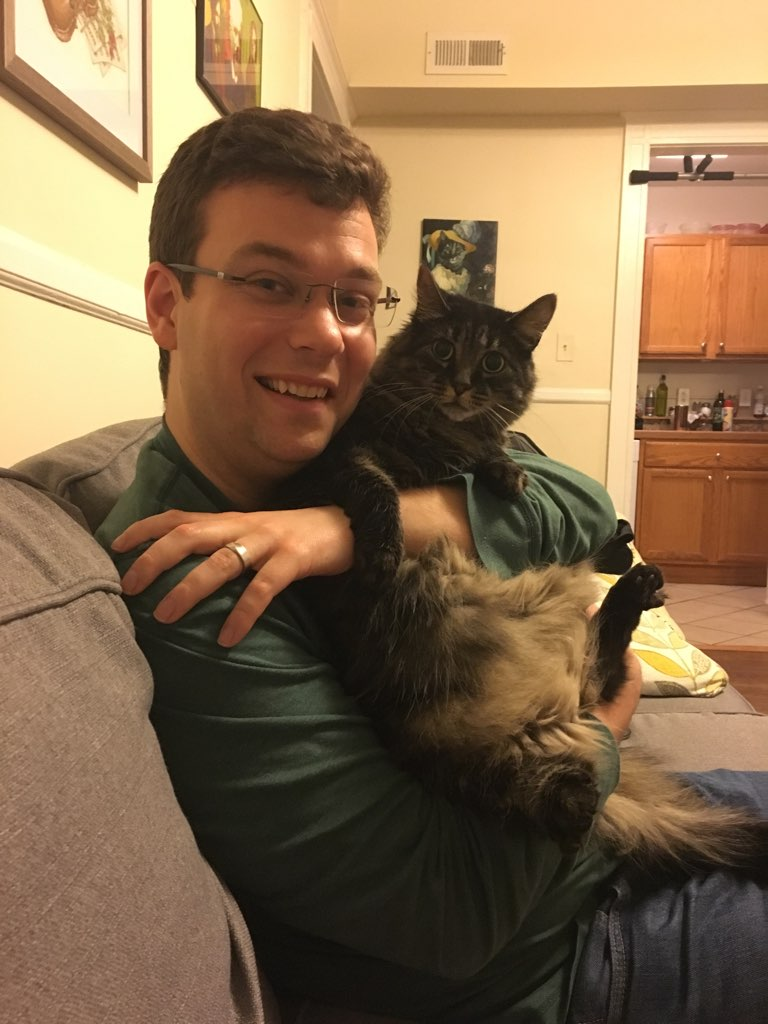
#> input picture melayla.jpg, 768 x 1024 px
$ python SquarePuzzles.py --path melayla.jpg   (older library calls are emulated)
#> lines starting #> are read from the running program, lines starting #| are printed output that depends on the picture; long printed decimals are rounded
### ConnectionLaplacian.py
"""
Programmer: Chris Tralie
Purpose: An implementation of the Connection Laplacian and
local PCA for point clouds in R^d
"""
import numpy as np
import numpy.linalg as linalg
from scipy import sparse
from scipy.sparse.linalg import lsqr, cg, eigsh
import matplotlib.pyplot as plt
from mpl_toolkits.mplot3d import Axes3D
from matplotlib.patches import FancyArrowPatch
from mpl_toolkits.mplot3d import proj3d


"""#####################################################
                VECTOR DIFFUSION MAPS
#####################################################"""


# [101 lines left out: functions getdists_sqr, getGreedyPerm, getLocalPCA, not called in this run]


def getConnectionLaplacian(ws, Os, N, k, weighted=True):
    """
    Given a set of weights and corresponding orientation matrices,
    return k eigenvectors of the connection Laplacian.
    Parameters
    ----------
    ws: ndarray(M, 3)
        An array of weights for each included edge
    Os: M-element list of (ndarray(d, d))
        The corresponding orthogonal transformation matrices
    N: int
        Number of vertices in the graph
    k: int
        Number of eigenvectors to compute
    weighted: boolean
        Whether to normalize by the degree

    Returns
    -------
    w: ndarray(k)
        Array of k eigenvalues
    v: ndarray(N*d, k)
        Array of the corresponding eigenvectors
    """
    d = Os[0].shape[0]
    W = sparse.coo_matrix((ws[:, 2], (ws[:, 0], ws[:, 1])), shape=(N, N)).tocsr()
    ## Step 1: Create D^-1 matrix
    deg = np.array(W.sum(1)).flatten()
    deg[deg == 0] = 1

    ## Step 2: Create S matrix
    I = []
    J = []
    V = []
    Jsoff, Isoff = np.meshgrid(np.arange(d), np.arange(d))
    Jsoff = Jsoff.flatten()
    Isoff = Isoff.flatten()
    for idx in range(ws.shape[0]):
        [i, j, wij] = ws[idx, :]
        i, j = int(i), int(j)
        wijOij = wij*Os[idx]
        if weighted:
            wijOij /= deg[i]
        wijOij = (wijOij.flatten()).tolist()
        I.append((i*d + Isoff).tolist())
        J.append((j*d + Jsoff).tolist())
        V.append(wijOij)
    I, J, V = np.array(I).flatten(), np.array(J).flatten(), np.array(V).flatten()
    S = sparse.coo_matrix((V, (I, J)), shape=(N*d, N*d)).tocsr()
    w, v = eigsh(S, which='LA', k=k)
    # Put largest first
    idx = np.argsort(-w)
    w = w[idx]
    v = v[:, idx]
    return w, v


# [57 lines left out: function getConnectionLaplacianPC, not called in this run]


"""#####################################################
                        EXAMPLES
#####################################################"""

# [94 lines left out: functions testConnectionLaplacianSquareGrid, getTorusKnot, getNDEllipse, not called in this run]


class Arrow3D(FancyArrowPatch):
    def __init__(self, xs, ys, zs, *args, **kwargs):
        FancyArrowPatch.__init__(self, (0,0), (0,0), *args, **kwargs)
        self._verts3d = xs, ys, zs

    # [80 lines left out: functions draw, testConnectionLaplacian3D, testConnectionLaplacian2D, not called in this run]

# [4 lines that do not run on import are left out]

### SquarePuzzles.py
"""
Programmer: Chris Tralie
Purpose: To implement "type 3 puzzles" (square pieces in correct position, up to a rotation)
using the connection Laplacian solution proposed in [1]
[1] "Solving Jigsaw Puzzles by The Graph Connection Laplacian"
    Vahan Huroyan, Gilad Lerman, Hau-Tieng Wu
"""
import numpy as np
import matplotlib.pyplot as plt
import matplotlib.transforms as mtransforms
import scipy.misc
import argparse
from ConnectionLaplacian import *


"""####################################################
    CONSTANTS
#####################################################"""

R90 = np.array([[0, -1], [1, 0]])
RsMod4 = [np.eye(2)]
for i in range(3):
    RsMod4.append(R90.dot(RsMod4[-1]))


"""#####################################################
    LOADING/SAVING AND EXTRACTING/PLOTTING PATCHES
#####################################################"""


def readImage(filename):
    I = scipy.misc.imread(filename)
    I = np.array(I, dtype=np.float32)/255.0
    return I

# [6 lines left out: function writeImage, not called in this run]

def rotateByZMod4(I, g):
    """
    Apply the cyclic group rotation by 90 degree increments
    Parameters
    Parameters
    ----------
    I: ndarray(M, N, 3)
        A color image
    g: int
        Number of CCW increments by which to rotate I
    Returns
    --------
    I: ndarray(M or N, N or M, 3)
        The rotated image
    """
    IRet = np.array(I)
    for i in range(g%4):
        IRet = np.swapaxes(IRet, 0, 1)
        IRet = np.flipud(IRet)
    return IRet

def getPatchesColor(I, d):
    """
    Given an image I, return all of the dim x dim patches in I
    Parameters
    ----------
    Given an image I, return all of the dim x dim patches in I
    Parameters
    ----------
    I: ndarray(M, N, 3)
        An M x N x3 color image array
    d: int
        The dimension of the square patches

    Returns
    -------
    P: ndarray(ceil(M/d), ceil(N/d), d, d, 3)
        Array of all patches
    """
    M = int(np.ceil(float(I.shape[0])/d))
    N = int(np.ceil(float(I.shape[1])/d))
    P = np.zeros((M, N, d, d, 3))
    for i in range(M):
        for j in range(N):
            patch = I[i*d:(i+1)*d, j*d:(j+1)*d, :]
            if patch.shape[0] < d or patch.shape[1] < d:
                p = np.zeros((d, d, 3))
                p[0:patch.shape[0], 0:patch.shape[1], :] = patch
                patch = p
            P[i, j, :, :, :] = patch
    return P

def plotPatches(ax, X, Rs, P, zoom=1):
    """
    Plot patches in specified locations in R2
    with hints from
    https://matplotlib.org/examples/api/demo_affine_image.html

    Parameters
    ----------
    ax : matplotlib axis
        The axis on which to plot the collection of patches
    X : ndarray (N, 2)
        The positions of the center of each patch in R2,
        with each patch occupying [0, 1] x [0, 1]
    Rs : list of ndarray(2, 2)
        Rotation matrices for each patch
    P : ndarray (N, dim, dim, 3)
        An array of all of the patches
    """
    for i in range(P.shape[0]):
        p = P[i, :, :, :]
        im = ax.imshow(p, interpolation='none', extent=(-0.5, 0.5, -0.5, 0.5))
        m = np.eye(3)
        m[0:2, 0:2] = Rs[i]
        m[0:2, 2] = X[i, :]
        trans = mtransforms.Affine2D()
        trans.set_matrix(m)
        im.set_transform(trans + ax.transData)
    ax.set_xlim([np.min(X[:, 0])-1, np.max(X[:, 0])+1])
    ax.set_ylim([np.min(X[:, 1])-1, np.max(X[:, 1])+1])
    ax.set_xticks([])
    ax.set_yticks([])

# [21 lines left out: function testPlottingPieces, not called in this run]

"""#####################################################
    MAHALANOBIS GRADIENT COMPATABILITY (MGC)
    "Jigsaw Puzzles with Pieces of Unknown Orientation"
    by Andrew C. Gallagher
#####################################################"""

DUMMY_DIRS = np.array([ [1, 1, 1], [-1, -1, -1], [0, 0, 1], \
                        [0, 1, 0], [1, 0, 0], [-1, 0, 0], \
                        [0, -1, 0], [0, 0, -1], [0, 0, 0]])

# [48 lines left out: functions getMGCLR, getMGC, not called in this run]

def getRGB(pL, pR):
    """
    Return the summed rgb difference between the boundary of two patches
    Parameters
    ----------
    pL: ndarray(p, p, 3)
        Left color patch
    pR: ndarray(p, p, 3)
        Right color patch
    Returns
    -------
    rgbdiff: float
        Sum of absolute differences between adjacent pixels
        on the boundary of the overlap
    """
    diff = np.array(pL[:, -1, :] - pR[:, 0, :], dtype=float)
    return np.sum(np.abs(diff))

def getAllPairRotationScores(ppL, ppR, evalfn = getMGC):
    """
    Given a patch to the left and a patch to the right,
    compute all scores
    Parameters
    ----------
    pL: ndarray(p, p, 3)
        Left color patch
    pR: ndarray(p, p, 3)
        Right color patch
    evalfn: function(ndarray(p, p, 3), ndarray(p, p, 3))
        A function to compare the similarity of a left patch
        to a right patch
    Returns
    -------
    scores: ndarray(16, 3):
        First column:  The number of 90 degree CCW rotations of the left patch
        Second column: The number of 90 degree CCW rotations of the right patch
        Third column: Score
    """
    pL = np.array(ppL)
    pR = np.array(ppR)
    scores = []
    for rotl in range(4):
        pL = rotateByZMod4(ppL, rotl)
        for rotr in range(4):
            pR = rotateByZMod4(ppR, rotr)
            scores.append([rotl, rotr, evalfn(pL, pR)])
    return np.array(scores)

# [76 lines left out: functions testMGC, testRotationPairs, not called in this run]


"""#####################################################
            Type 3 Puzzles (Rotation Only)
#####################################################"""

def solveType3Puzzle(Ps, ratiocutoff = 1.01, avgweight = 0.5, vote_multiple = False, weighted=False, evalfn=getMGC, vratio=0):
    """
    Solve a type 3 (rotations only) puzzle
    Parameters
    ----------
    Ps: ndarray(M, N, d, d, 3)
        An MxN grid of dxd patches
    ratiocutoff: float
        The cutoff below which to consider two rotation
        scores to be the same
    avgweight: float
        The weight to give an orientation when it's the result
        of averaging several votes
    vote_multiple: boolean
        Whether to vote on multiple orientations for a pair if there
        isn't a clear winner
    weighted: boolean
        Whether to use the weighted connection Laplacian
    evalfn: function(patch left, patch right)
        Function for evaluating similarity of patches
    vratio: float
        The ratio of the second eigenvector to the first eigenvector
        in the weighted sum to determine the direction
    Returns
    -------
    Rsidx: ndarray(M, N)
        The element in Z/4 to apply to each patch to bring it
        into the correct orientation
    Rsidxfloat: ndarray(M, N)
        The relaxed solution for each rotation
    """
    M, N = Ps.shape[0], Ps.shape[1]
    NP = M*N
    ## Step 1: Setup the connection Laplacian
    ws = []
    Os = []
    for i in range(NP):
        if i%25 == 0:
            print("%.3g %s"%(100.0*i/NP, "%"))
        i1, j1 = np.unravel_index(i, (M, N))
        # Look at neighbor directly to the right and
        # directly below.  The others will be filled in
        # by symmetry
        for di, dj in [(0, 1), (1, 0)]:
            i2 = i1+di
            j2 = j1+dj
            if i2 >= M or j2 >= N:
                continue
            j = i2*N+j2
            p1 = np.array(Ps[i1, j1])
            p2 = np.array(Ps[i2, j2])
            if di == 1 and dj == 0:
                # Looking at the neighbor below
                p1 = rotateByZMod4(p1, 1)
                p2 = rotateByZMod4(p2, 1)
            scores = getAllPairRotationScores(p1, p2, evalfn=evalfn)
            idx = np.argsort(scores[:, -1])
            scores = scores[idx, :]
            ratios = np.inf*np.ones(scores.shape[0])
            ratios[0] = 1
            if scores[0, -1] > 0:
                ratios = scores[:, -1]/scores[0, -1]
            scores = scores[ratios < ratiocutoff, :]
            #scores = np.array([[Rsidx[i1][j1], Rsidx[i2][j2]]])
            if scores.shape[0] == 1:
                # One rotation is dominating
                thetai, thetaj = scores[0, 0:2]
                ws.append([i, j, 1.0])
                Os.append(RsMod4[int((thetaj-thetai)%4)])
                # Put in symmetric orientation
                ws.append([j, i, 1.0])
                Os.append(Os[-1].T)
            elif vote_multiple:
                # Need to average several orientations, and make the score lower
                print("%i Competing"%scores.shape[0])
                thetai, thetaj = np.mean(scores[:, 0:2], 0)
                ct = np.cos((np.pi/2)*(thetai-thetaj))
                st = np.cos((np.pi/2)*(thetai-thetaj))
                R1 = np.array([[ct, -st], [st, ct]])
                ws.append([i, j, avgweight])
                Os.append(R1)
                ws.append([j, i, avgweight])
                Os.append(R1.T)
    ws = np.array(ws)

    ## Step 2: Get the top eigenvector of the connection Laplacian and
    ## use this to figure out the rotations
    # Only need to compute the top eigenvector since we know
    # this is a rotation matrix
    w, v = getConnectionLaplacian(ws, Os, NP, 2, weighted=weighted)
    print(w)
    Rsidxfloat = np.zeros((M, N), dtype=float)
    for idx in range(NP):
        i, j = np.unravel_index(idx, (M, N))
        R = v[idx*2:(idx+1)*2, 0:2]
        R = R/np.sqrt(np.sum(R**2, 0)[None, :])
        R = R[:, 0] + vratio*R[:, 1]
        theta = (np.arctan2(R[1], R[0])/(np.pi/2))%4
        Rsidxfloat[i, j] = theta

    ## Step 3: Figure out which of the possible 4 global rotations
    ## brings the pieces into the best alignment
    gmin = 0
    mincost = np.inf
    for g in range(4):
        Rs = np.array(np.mod(np.round(Rsidxfloat + g), 4), dtype=int)
        cost = 0.0
        for i in range(M-1):
            for j in range(N-1):
                # Piece to the right
                p1 = Ps[i, j, :, :, :]
                p2 = Ps[i, j+1, :, :, :]
                ridx = (4-Rs[i, j])%4
                cost += evalfn(rotateByZMod4(p1, ridx), rotateByZMod4(p2, Rs[i, j]))
                # Piece below
                p2 = Ps[i+1, j, :, :, :]
                cost += evalfn(rotateByZMod4(p1, ridx+1), rotateByZMod4(p2, Rs[i, j]+1))
        print("Trying global solution g = %i, cost=%.3g"%(g, cost))
        if cost < mincost:
            mincost = cost
            gmin = g
    print("gmin = %i"%gmin)
    Rsidx = np.array(np.mod(4-np.round(Rsidxfloat + gmin), 4), dtype=int)
    Rsidxfloat = np.mod(-(Rsidxfloat+gmin), 4)
    return Rsidx, Rsidxfloat

def flattenColumnwise(arr):
    ret = []
    for row in arr:
        ret += row
    return ret

# [62 lines left out: function animateType3Solution, not called in this run]

def testType3Puzzle(path, seed = 0, d = 50, animate=False):
    """
    Create a type 3 puzzle from an image and solve it
    Parameters
    ----------
    path: string
        Path to image from which to create the puzzle
    seed: int
        Random seed for making the puzzle
    d: int
        Patch size in the rotation puzzle
    animate: boolean
        If true, save frames for an animation of moving the puzzle pieces.
        If false, output the solution and the comparison of the
        vector field to ground truth to a single frame
    """
    np.random.seed(seed)
    ## Step 1: Setup puzzle
    I = readImage(path)
    Ps = getPatchesColor(I, d)
    M = Ps.shape[0]
    N = Ps.shape[1]
    RsidxGT = np.random.randint(0, 4, (M, N)) #Ground truth rotations
    X, Y = np.meshgrid(np.arange(Ps.shape[1]), np.arange(Ps.shape[0]))
    Y = Ps.shape[0]-Y
    X = np.array([X.flatten(), Y.flatten()])
    X = X.T
    # Now actually rotate the pieces
    RsEye = []
    for i in range(M):
        for j in range(N):
            Ps[i, j, :, :, :] = rotateByZMod4(Ps[i, j, :, :, :], RsidxGT[i, j])
            RsEye.append(np.eye(2))

    ## Step 2: Solve puzzle and count correct pieces
    vratio = 0.0
    plt.figure(figsize=(22, 9))
    RsidxSol, RsidxSolfloat = solveType3Puzzle(Ps, weighted=True, vote_multiple=True, vratio=vratio, evalfn=getRGB)
    RsSol = []
    NCorrect = 0
    guesses = np.zeros((4, 4))
    for i in range(M):
        RsSol.append([])
        for j in range(N):
            ridx = RsidxSol[i, j]
            RsSol[i].append(RsMod4[ridx])
            guesses[RsidxGT[i, j], (4-ridx)%4] += 1
    print(guesses)
    NCorrect = np.sum(np.diag(guesses))

    ## Step 3: Plot Results
    PsFlatten = np.reshape(Ps, (Ps.shape[0]*Ps.shape[1], d, d, 3))
    plt.subplot(131)
    plotPatches(plt.gca(), X, RsEye, PsFlatten)
    plt.title("%i %ix%i Pieces"%(M*N, d, d))
    plt.subplot(133)
    plotPatches(plt.gca(), X, flattenColumnwise(RsSol), PsFlatten)
    plt.title("%i/%i correct"%(NCorrect, M*N))
    plt.subplot(132)
    plt.scatter(X[:, 0], M-X[:, 1])
    ax = plt.gca()
    for i in range(M):
        for j in range(N):
            theta = RsidxSolfloat[i, j] + RsidxGT[i, j]
            v = [0.5*np.cos(np.pi*theta/2), 0.5*np.sin(np.pi*theta/2)]
            c = 'k'
            if not ((RsidxSol[i, j] + RsidxGT[i, j])%4 == 0):
                c = 'r'
            ax.arrow(j, M-i-1, v[0], v[1], head_width=0.1, head_length=0.2, color=c)
    plt.axis('off')
    plt.title("Relaxed Solution vratio=%.3g"%vratio)
    if not animate:
        plt.savefig("%s_%i.png"%(path, d), bbox_inches='tight')

    ## Step 4: Animate if the user wants
    if animate:
        animateType3Solution("%s_%i"%(path, d), Ps, X, RsidxSol, RsidxSolfloat)

if __name__ == '__main__':
    parser = argparse.ArgumentParser()
    parser.add_argument('--path', type=str, required=True, help="Path to image file from which to make the puzzle")
    parser.add_argument('--seed', type=int, default=0, help='Random seed for making the puzzle')
    parser.add_argument('--d', type=int, default=50, help='Dimension of each puzzle piece')
    parser.add_argument('--animate', type=int, default=0, help='Plot the result of fusion')
    opt = parser.parse_args()
    testType3Puzzle(path=opt.path, seed=opt.seed, d=opt.d, animate=bool(opt.animate))
#> in readImage, I is the input picture: shape (1024, 768, 3); mean R, G, B 133.3, 106.9, 76.9
#> after the loop in getPatchesColor, `for i in range(M):`:
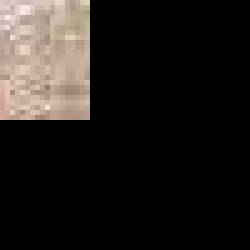
#> p: shape (50, 50, 3) float64 (shown 5 times larger); mean R, G, B 0.0262, 0.0231, 0.0211; drawn with min black and max white
#> the loop in testType3Puzzle, `for i in range(M):` made 21 passes
#> pass 1, in rotateByZMod4 (call 4), `IRet = np.array(I)`:
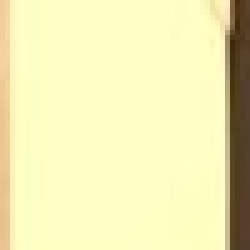
#> IRet: shape (50, 50, 3) float64 (shown 5 times larger); mean of channels 0, 1, 2 0.935, 0.923, 0.707; drawn as R, G, B
#> after the loop in testType3Puzzle, `for i in range(M):`: RsEye = 336 items, first 6: [[1, 0], [0, 1]], [[1, 0], [0, 1]], [[1, 0], [0, 1]], [[1, 0], [0, 1]], [[1, 0], [0, 1]], [[1, 0], [0, 1]]
#> in testType3Puzzle, `vratio = 0.0`: vratio = 0
#> the loop in solveType3Puzzle, `for i in range(NP):` made 336 passes
#> (i1, j1) on passes 1 to 3: (0, 0), (0, 1), (0, 2)
#> pass 1, in getAllPairRotationScores (call 2), `pR = np.array(ppR)`:
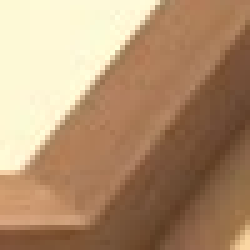
#> pR: shape (50, 50, 3) float64 (shown 5 times larger); mean of channels 0, 1, 2 0.692, 0.563, 0.436; drawn as R, G, B
#> after the loop in solveType3Puzzle, `for i in range(NP):`:
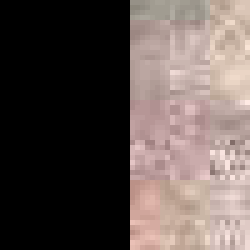
#> p1: shape (50, 50, 3) float64 (shown 5 times larger); mean of channels 0, 1, 2 0.0712, 0.0625, 0.0599; drawn with min black and max white
#> after the loop in solveType3Puzzle, `for i in range(NP):`: Os = 1270 items, first 6: [[0, -1], [1, 0]], [[0, 1], [-1, 0]], [[1, 0], [0, 1]], [[1, 0], [0, 1]], [[-1, 0], [0, -1]], [[-1, 0], [0, -1]]; ws = 1270 items, first 6: [0, 1, 1], [1, 0, 1], [0, 16, 1], [16, 0, 1], [1, 2, 1], [2, 1, 1]
#> in solveType3Puzzle, `ws = np.array(ws)`: ws = 1270 rows, first 8: [0, 1, 1], [1, 0, 1], [0, 16, 1], [16, 0, 1], [1, 2, 1], [2, 1, 1], [1, 17, 1], [17, 1, 1]
#> in getConnectionLaplacian, `deg = np.array(W.sum(1)).flatten()`: deg = 336 values, max 4 at index 17, min 2 at index 0, mean 3.77
#> in getConnectionLaplacian, `Jsoff, Isoff = np.meshgrid(np.arange(d), np.arange(d))`: Jsoff = [[0, 1], [0, 1]]; Isoff = [[0, 0], [1, 1]]
#> in getConnectionLaplacian, `Jsoff = Jsoff.flatten()`: Jsoff = [0, 1, 0, 1]
#> in getConnectionLaplacian, `Isoff = Isoff.flatten()`: Isoff = [0, 0, 1, 1]
#> the loop in getConnectionLaplacian, `for idx in range(ws.shape[0]):` made 1270 passes
#> (i, j, wijOij) on passes 1 to 8: (0, 1, [0, -0.5, 0.5, 0]), (1, 0, [0, 0.333, -0.333, 0]), (0, 16, [0.5, 0, 0, 0.5]), (16, 0, [0.333, 0, 0, 0.333]), (1, 2, [-0.333, 0, 0, -0.333]), (2, 1, [-0.333, 0, 0, -0.333]), (1, 17, [0, 0.333, -0.333, 0]), (17, 1, [0, -0.25, 0.25, 0])
#| [0.9823 0.9816]
#> the loop in solveType3Puzzle, `for g in range(4):` made 4 passes
#> pass 1, in rotateByZMod4 (call 13690), `IRet = np.array(I)`:
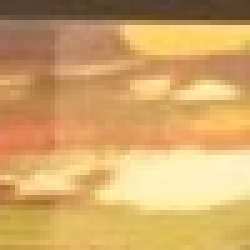
#> IRet: shape (50, 50, 3) float64 (shown 5 times larger); mean of channels 0, 1, 2 0.824, 0.655, 0.41; drawn as R, G, B
#> after the loop in solveType3Puzzle, `for g in range(4):`:
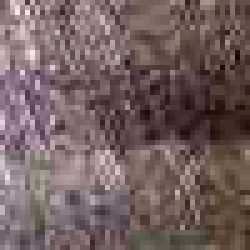
#> p1: shape (50, 50, 3) float64 (shown 5 times larger); mean of channels 0, 1, 2 0.184, 0.169, 0.17; drawn with min black and max white
#| gmin = 1
#| [[81.  1.  1.  0.]
#|  [ 0. 76.  1.  1.]
#|  [ 1.  0. 73.  1.]
#|  [ 1.  0.  1. 98.]]
#> the loop in flattenColumnwise, `for row in arr:` made 21 passes
#> in testType3Puzzle, `plt.savefig("%s_%i.png"%(path, d), bbox_inches='tight')`:
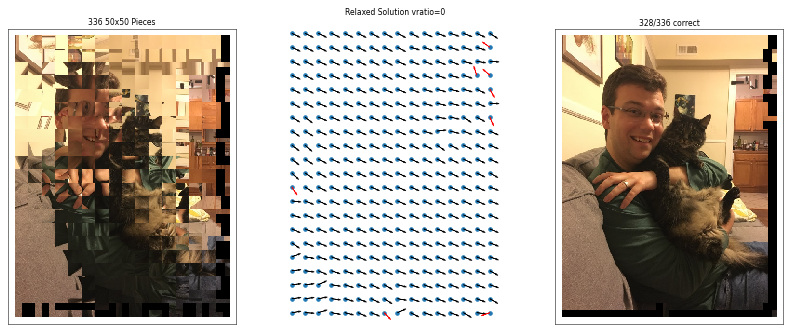
#> figure drawn by matplotlib, 3 panels
